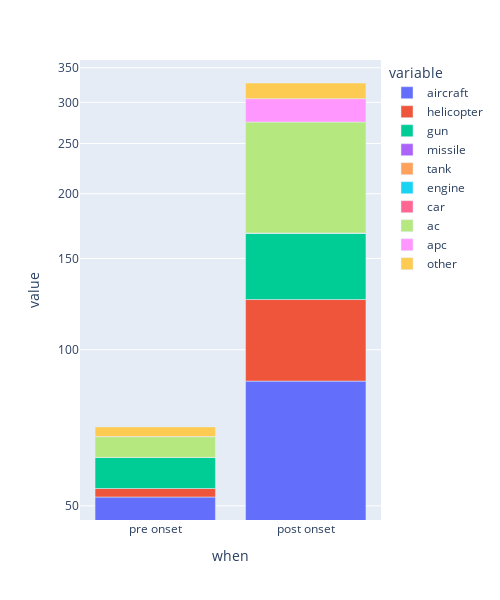

Here is the notebook cell this chart was saved with:
### Code cell
fig = px.bar(cambodia_import, x="when", y=cambodia_import.columns)

fig.update_layout(
    width=500,
    height=600,
)
fig.update_yaxes(type="log")
fig.show()

### Figure 1 — Plotly figure (JSON) as saved in the notebook; plotly's stock layout.template omitted (floating-point values rounded to 4 significant figures)
{"data": [{"alignmentgroup": "True", "hovertemplate": "variable=aircraft<br>when=%{x}<br>value=%{y}<extra></extra>", "legendgroup": "aircraft", "marker": {"color": "#636efa"}, "name": "aircraft", "offsetgroup": "aircraft", "orientation": "v", "showlegend": true, "textposition": "auto", "type": "bar", "x": ["pre onset", "post onset"], "xaxis": "x", "y": [52, 87], "yaxis": "y"}, {"alignmentgroup": "True", "hovertemplate": "variable=helicopter<br>when=%{x}<br>value=%{y}<extra></extra>", "legendgroup": "helicopter", "marker": {"color": "#EF553B"}, "name": "helicopter", "offsetgroup": "helicopter", "orientation": "v", "showlegend": true, "textposition": "auto", "type": "bar", "x": ["pre onset", "post onset"], "xaxis": "x", "y": [2, 38], "yaxis": "y"}, {"alignmentgroup": "True", "hovertemplate": "variable=gun<br>when=%{x}<br>value=%{y}<extra></extra>", "legendgroup": "gun", "marker": {"color": "#00cc96"}, "name": "gun", "offsetgroup": "gun", "orientation": "v", "showlegend": true, "textposition": "auto", "type": "bar", "x": ["pre onset", "post onset"], "xaxis": "x", "y": [8, 43], "yaxis": "y"}, {"alignmentgroup": "True", "hovertemplate": "variable=missile<br>when=%{x}<br>value=%{y}<extra></extra>", "legendgroup": "missile", "marker": {"color": "#ab63fa"}, "name": "missile", "offsetgroup": "missile", "orientation": "v", "showlegend": true, "textposition": "auto", "type": "bar", "x": ["pre onset", "post onset"], "xaxis": "x", "y": [0, 0], "yaxis": "y"}, {"alignmentgroup": "True", "hovertemplate": "variable=tank<br>when=%{x}<br>value=%{y}<extra></extra>", "legendgroup": "tank", "marker": {"color": "#FFA15A"}, "name": "tank", "offsetgroup": "tank", "orientation": "v", "showlegend": true, "textposition": "auto", "type": "bar", "x": ["pre onset", "post onset"], "xaxis": "x", "y": [0, 0], "yaxis": "y"}, {"alignmentgroup": "True", "hovertemplate": "variable=engine<br>when=%{x}<br>value=%{y}<extra></extra>", "legendgroup": "engine", "marker": {"color": "#19d3f3"}, "name": "engine", "offsetgroup": "engine", "orientation": "v", "showlegend": true, "textposition": "auto", "type": "bar", "x": ["pre onset", "post onset"], "xaxis": "x", "y": [0, 0], "yaxis": "y"}, {"alignmentgroup": "True", "hovertemplate": "variable=car<br>when=%{x}<br>value=%{y}<extra></extra>", "legendgroup": "car", "marker": {"color": "#FF6692"}, "name": "car", "offsetgroup": "car", "orientation": "v", "showlegend": true, "textposition": "auto", "type": "bar", "x": ["pre onset", "post onset"], "xaxis": "x", "y": [0, 0], "yaxis": "y"}, {"alignmentgroup": "True", "hovertemplate": "variable=ac<br>when=%{x}<br>value=%{y}<extra></extra>", "legendgroup": "ac", "marker": {"color": "#B6E880"}, "name": "ac", "offsetgroup": "ac", "orientation": "v", "showlegend": true, "textposition": "auto", "type": "bar", "x": ["pre onset", "post onset"], "xaxis": "x", "y": [6, 107], "yaxis": "y"}, {"alignmentgroup": "True", "hovertemplate": "variable=apc<br>when=%{x}<br>value=%{y}<extra></extra>", "legendgroup": "apc", "marker": {"color": "#FF97FF"}, "name": "apc", "offsetgroup": "apc", "orientation": "v", "showlegend": true, "textposition": "auto", "type": "bar", "x": ["pre onset", "post onset"], "xaxis": "x", "y": [0, 30], "yaxis": "y"}, {"alignmentgroup": "True", "hovertemplate": "variable=other<br>when=%{x}<br>value=%{y}<extra></extra>", "legendgroup": "other", "marker": {"color": "#FECB52"}, "name": "other", "offsetgroup": "other", "orientation": "v", "showlegend": true, "textposition": "auto", "type": "bar", "x": ["pre onset", "post onset"], "xaxis": "x", "y": [3, 22], "yaxis": "y"}], "layout": {"barmode": "relative", "height": 600, "legend": {"title": {"text": "variable"}, "tracegroupgap": 0}, "margin": {"t": 60}, "width": 500, "xaxis": {"anchor": "y", "domain": [0, 1], "title": {"text": "when"}}, "yaxis": {"anchor": "x", "domain": [0, 1], "title": {"text": "value"}, "type": "log"}}}
